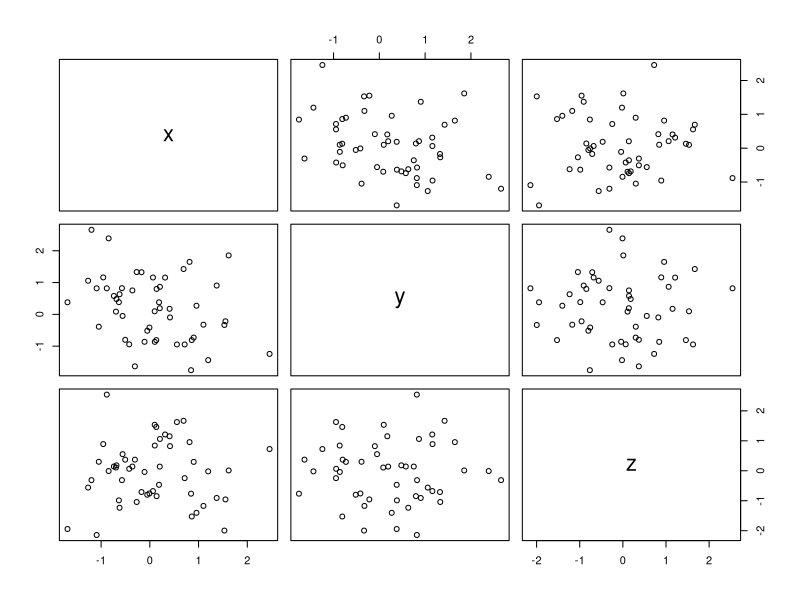

This figure's R source:
# Sample dataset
df <- data.frame(
  x = rnorm(50),
  y = rnorm(50),
  z = rnorm(50)
)

# Multiple scatter plots in a matrix
pairs(df)

# this is a scatter plot matrix. 